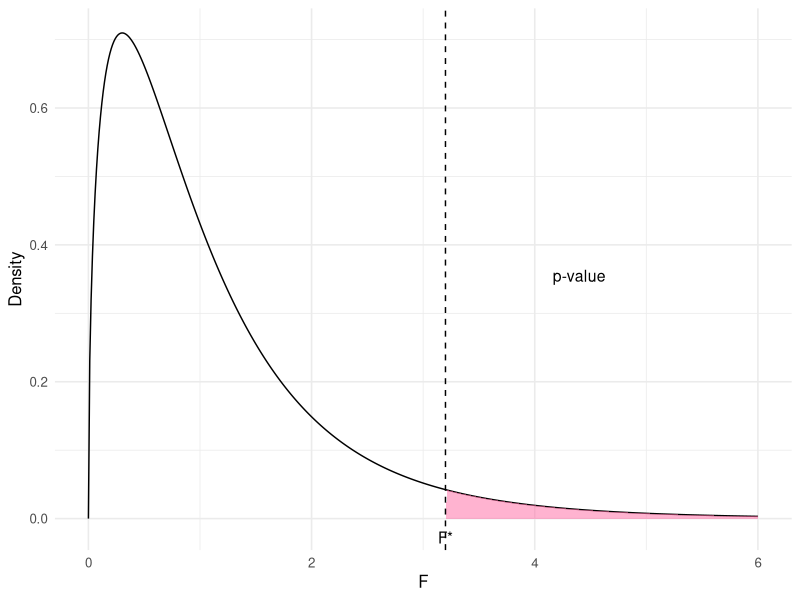
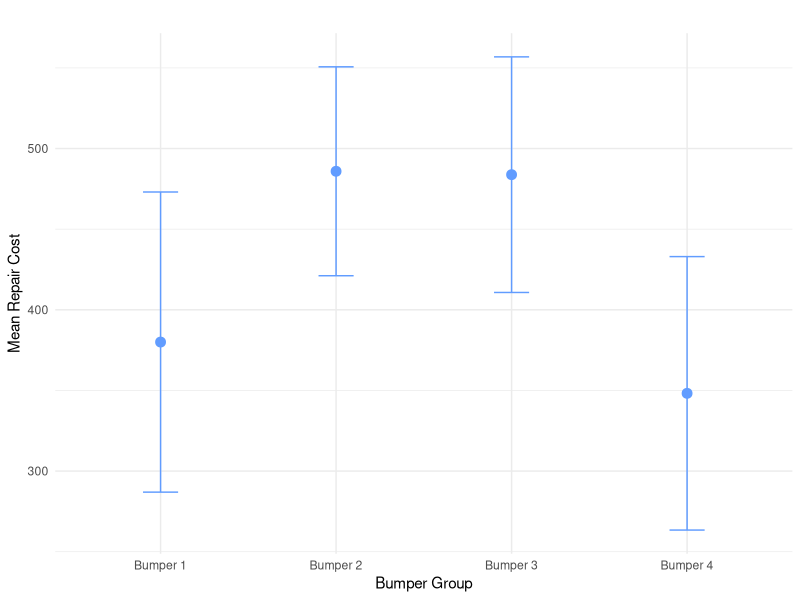
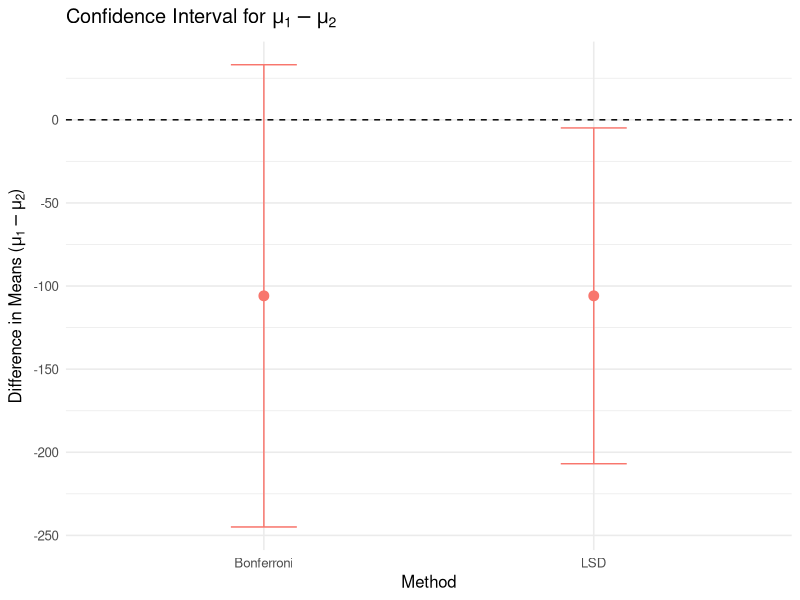

R code for these plots, in order:
## ---- chunk 1
# Load library
library(ggplot2)

# Parameters
df1 <- 3   # numerator degrees of freedom (k - 1)
df2 <- 20  # denominator degrees of freedom (n - k)
f_star <- 3.2

# Generate F-distribution data
x_vals <- seq(0, 6, length.out = 500)
y_vals <- df(x_vals, df1, df2)
f_data <- data.frame(x = x_vals, y = y_vals)
## ---- chunk 2
# Plot
ggplot(f_data, aes(x, y)) +
  geom_line() +
  geom_area(data = subset(f_data, x > f_star), aes(x, y), fill = "#FF68A1", alpha = 0.5) +
  geom_vline(xintercept = f_star, linetype = "dashed") +
  annotate("text", x = f_star + 1.2, y = max(y_vals) * 0.5, label = "p-value", size = 4) +
  annotate("text", x = f_star, y = -0.01, label = "F*", vjust = 1.5) +
  labs(x = "F", y = "Density") +
  theme_minimal(base_size = 12)
## ---- chunk 3
library(ggplot2)
library(dplyr)

# Create bumper summary manually (or from fav_stats if already available)
bumper_summary <- data.frame(
  Bumper = paste("Bumper", 1:4),
  mean = c(380.0, 485.9, 483.8, 348.2),
  sd = c(130.09313, 90.53968, 102.10866, 118.52688),
  n = c(10, 10, 10, 10)
)

bumper_summary <- bumper_summary %>%
  mutate(
    se = sd / sqrt(n),
    lower = mean - qt(0.975, df = n - 1) * se,
    upper = mean + qt(0.975, df = n - 1) * se
  )

ggplot(bumper_summary, aes(x = Bumper, y = mean)) +
  geom_point(size = 3, color = "#619CFF") +
  geom_errorbar(aes(ymin = lower, ymax = upper), width = 0.2, color = "#619CFF") +
  labs(
    title = "",
    y = "Mean Repair Cost",
    x = "Bumper Group"
  ) +
  theme_minimal()
## ---- chunk 4
library(ggplot2)

# Values for Bumper 1 vs Bumper 2
diff <- 380.0 - 485.9
MSE <- 12399
n <- 10
SE <- sqrt(MSE * (1/n + 1/n))
df <- 36
m <- 6

t_lsd <- qt(1 - 0.025, df)
t_bonf <- qt(1 - 0.05 / (2 * m), df)

CI_lsd <- c(diff - t_lsd * SE, diff + t_lsd * SE)
CI_bonf <- c(diff - t_bonf * SE, diff + t_bonf * SE)

ci_data <- data.frame(
  Method = c("LSD", "Bonferroni"),
  lower = c(CI_lsd[1], CI_bonf[1]),
  upper = c(CI_lsd[2], CI_bonf[2]),
  center = diff
)

ggplot(ci_data, aes(x = Method, y = center)) +
  geom_point(size = 3, color = "#F8766D") +
  geom_errorbar(aes(ymin = lower, ymax = upper), width = 0.2, color = "#F8766D") +
  geom_hline(yintercept = 0, linetype = "dashed", color = "#000000") +
labs(
  title = expression("Confidence Interval for " * mu[1] - mu[2]),
  y = expression("Difference in Means (" * mu[1] - mu[2] * ")"),
  x = "Method"
) +
  theme_minimal(base_size = 12)
